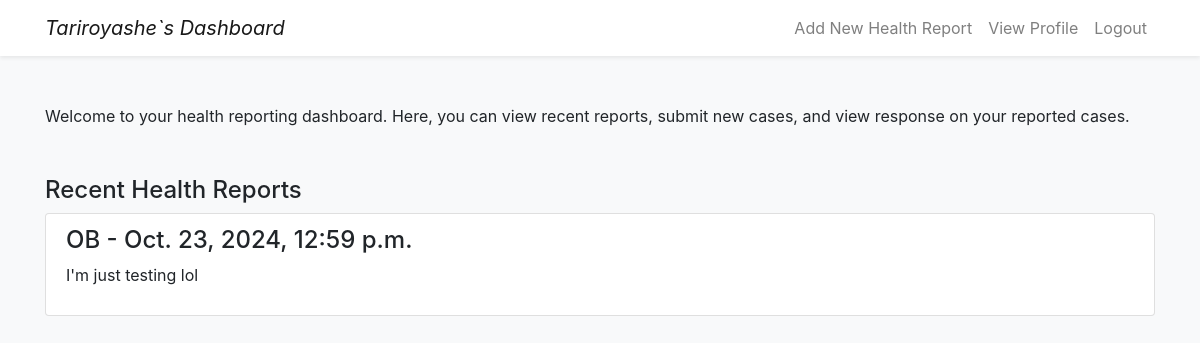
Page /dashboard/ (signed in) on the committed database.
### reports/models.py (models this page shows, shortened)
class HealthReport(models.Model):
    user = models.ForeignKey(User, on_delete=models.SET_NULL, null=True, blank=True)
    incident_type = models.ForeignKey(IncidentType, on_delete=models.CASCADE)
    symptoms = models.ManyToManyField(Symptom)
    location = models.ForeignKey(Location, on_delete=models.CASCADE)
    description = models.TextField()
    date_reported = models.DateTimeField(auto_now_add=True)
    resolved = models.BooleanField(default=False)
    is_verified = models.BooleanField(default=False)

class IncidentType(models.Model):
    name = models.CharField(max_length=50)
    description = models.TextField(blank=True)
    def __str__(self):
        return self.name

### reports/views.py (the view)
# urls.py: path('dashboard/', views.dashboard, name='dashboard'),
@login_required
def dashboard(request):
    user_profile = get_object_or_404(UserProfile, user=request.user)
    reports = HealthReport.objects.filter(user=request.user)
    content = {
        'reports': reports,
        'user_profile': user_profile,
    }
    return render(request, 'reports/dashboard.html', content)

### reports/templates/reports/dashboard.html (shortened to what this page needs)
{% load custom_filters %}
{% load static %}
<!DOCTYPE html>
<html lang="en">
<head>
    <link href="{% static 'css/localversionBootstrap.css' %}" rel="stylesheet">
</head>
<body class="bg-light">
    <nav class="navbar navbar-expand-lg navbar-light bg-white shadow-sm">
        <div class="container">
            <a class="navbar-brand" href="#"><i>{{ user.first_name }}`s Dashboard</i>
            </a>
            <div class="collapse navbar-collapse" id="navbarNav">
                <ul class="navbar-nav ml-auto">
                    <li class="nav-item">
                        <a href="{% url 'submit_report' %}" class="nav-link">Add New Health Report</a>
                    </li>
                    <li class="nav-item">
                        <a href="{% url 'profile' %}" class="nav-link">View Profile</a>
                    </li>
                    <li class="nav-item">
                        <a class="nav-link" href="#"
                          onClick="document.getElementById('logoutform').submit()">
                          Logout
                        </a>
                      </li>
                </ul>
            </div>
        </div>
    </nav>
    <div class="container mt-5">
        <p>Welcome to your health reporting dashboard. Here, you can view recent reports, submit new cases, and view response on your reported cases.</p>
        <div class="mt-5">
            <h4>Recent Health Reports</h4>
            <ul class="list-group">
                {% for report in reports %}
                    <li class="list-group-item">
                        <h4>{{ report.incident_type }} - {{ report.date_reported }}</h4>
                        <p>{{ report.description }}</p>
                    </li>
                {% empty %}
                    <li class="list-group-item">No recent reports available.</li>
                {% endfor %}
            </ul>
        </div>
    </div>
</body>
</html>

### rows in the picture
HealthReport: incident_type "OB", date_reported "Oct. 23, 2024, 12:59 p.m.", description "I'm just testing lol"

### other values in the picture
{{ user.first_name }} "Tariroyashe"
